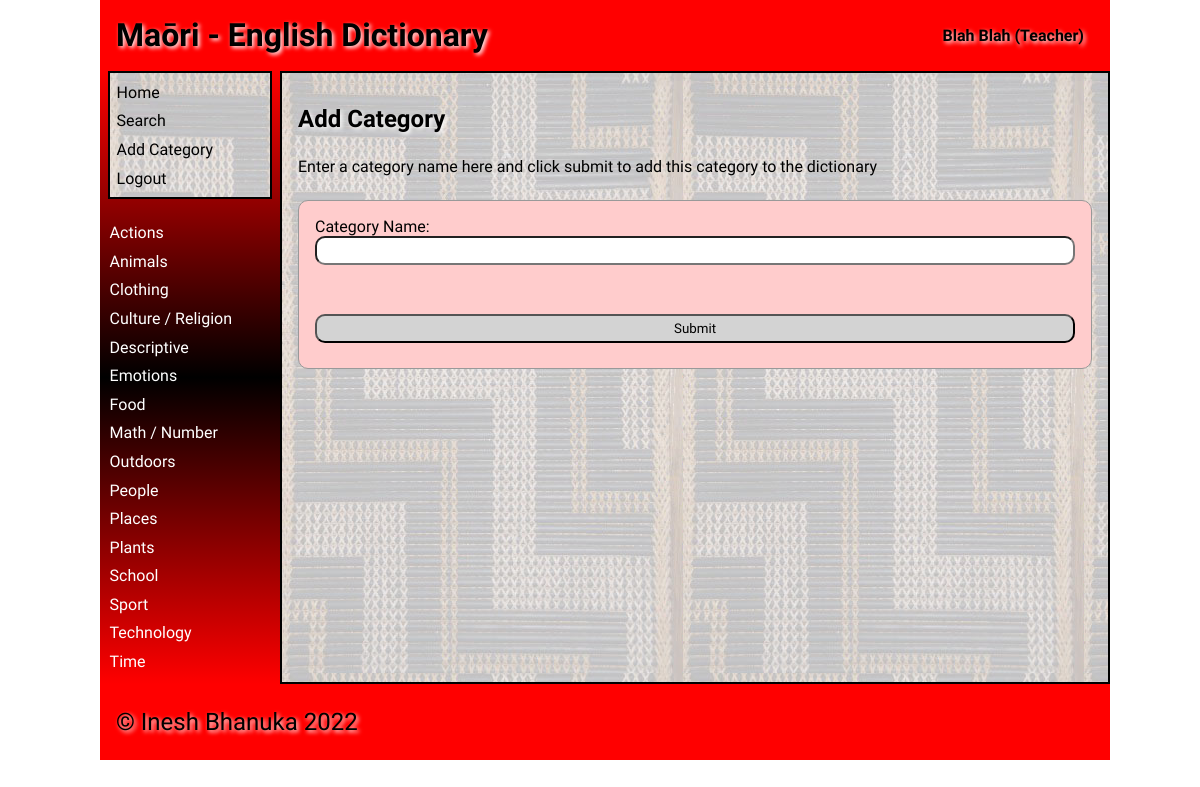
Screenshot of /add_category (signed in) with the database file from the repository.
### tables this page shows
CREATE TABLE "category"
(
    id            integer
        primary key autoincrement,
    category_name varchar(30) not null
);

### app.py (the view)
@app.route('/add_category', methods=["POST", "GET"])
def render_add_category():
    if not is_logged_in() or not allow_edit():
        return redirect('/')
    if request.method == "POST":
        is_valid, return_url = validate_add_category(request.form)
        if not is_valid:
            return redirect(return_url)
        return redirect('/add_category')
    error = request.args.get('error')
    return render_template('add_category.html',
                           logged_in=is_logged_in(),
                           category_list=get_categories(),
                           allow_edit=allow_edit(),
                           error=error,
                           current_user=get_user())

### data_access.py (called while the page is built)
def get_connection(db_file):
    try:
        connection = sqlite3.connect(db_file)
        connection.execute('pragma foreign_keys=ON')
        return connection
    except Error as e:
        print(e)
    return None

def execute_query(query, args=None):
    connection = get_connection(DATABASE)
    cursor = connection.cursor()
    try:
        if args is None:
            cursor.execute(query)
        else:
            cursor.execute(query, args)
        query_results = cursor.fetchall()
    except sqlite3.Error as e:
        return e
    finally:
        if connection is not None:
            connection.close()
    return query_results

def get_allow_edit(email):
    query = """SELECT allow_edit
               FROM user_type
               WHERE id = (SELECT user_type_id FROM user_details WHERE email = ?)"""
    query_results = execute_query(query, [email])
    if issubclass(type(query_results), Error) or len(query_results) == 0:
        return None
    return query_results[0][0]

def get_category_list():
    category_list = execute_query("SELECT * FROM category ORDER BY category_name")
    if issubclass(type(category_list), Error):
        return []
    return category_list

### services.py (called while the page is built)
def is_logged_in():
    if session.get('email') is None:
        return False
    else:
        return True

def allow_edit():
    if not is_logged_in():
        return False
    email = session.get('email')
    allow = get_allow_edit(email)
    if allow is None:
        return False
    return allow

def get_categories():
    return get_category_list()

def get_user():
    first_name = session.get('first_name')
    if first_name is None:
        user_details = ""
    else:
        last_name = session.get('last_name')
        user_type = session.get('user_type').title()
        user_details = f"{first_name} {last_name} ({user_type})"
    return user_details

### templates/add_category.html (shortened to what this page needs)
{%  extends 'base.html' %}
{% block main %}
    <h2>Add Category</h2>
    <p>Enter a category name here and click submit to add this category to the dictionary</p>
        <form class="dataForm" method="post">
            <div class="form-label">Category Name:</div>
            <div class="form-element"><input type="text" name = "category_name" required></div>
            <div class="form-group"></div>
                <div class="error">
                </div>
                <div id = "category-submit" class="form-element"><input style="background-color: lightgray;" type="submit" name = "submit" id = "submit" maxlength="30"></div>
            <div class="form-group"></div>
        </form>
{% endblock %}

### templates/base.html (shortened to what this page needs)
<!doctype html>
<html lang="en">
<head>
	<link href="{{ url_for('static', filename='css/style.css') }}" rel="stylesheet">
</head>
<body>
	<div id="container">
		<header>
			<span class="heading">Maōri - English Dictionary</span>
            <span class="right">{{ current_user }}</span>
		</header>
		<nav style="padding-top: 0">
			<ul>
                <div class="main-links">
                    <li><a href="/" style="color: black;">Home</a></li>
                    <li><a href="/search/~" style="color: black;">Search</a></li>
                    {% if logged_in %}
                        {% if allow_edit %}
                            <li><a href="/add_category" style="color: black;">Add Category</a></li>
                        {% endif %}
                        <li><a href="/logout" style="color: black;">Logout</a></li>
                    {% else %}
                        <li><a href="/login" style="color: black;">login</a></li>
                    {% endif %}
                </div>
                <br>
                {% for category in category_list %}
                    <li><a href="/category/{{ category[0] }}">{{ category[1] }}</a></li>
                {% endfor %}
			</ul>
		</nav>
		<main style="border: solid black 2px">
            {% block main %}{% endblock %}
        </main>
		<footer>
			<p>
				&copy; Inesh Bhanuka 2022
			</p>
		</footer>
	</div>
</body>
</html>

### static/css/style.css (style rules this page uses)
* { font-family: Comfortaa, sans-serif; margin: 0; padding: 0; box-sizing: border-box; }
.form-group { padding-top: 3rem; }
.main-links { background-image: url('../images/poutama.jpg'); padding: 5px; color: black !important; border: solid black 2px; }
.form-label { width: 30%; }
#category-submit { padding-top: 10px; }
.form-element { width: 70%; float: left; }
#container { display: grid; grid-template-columns: 75px auto; grid-template-areas: 'nav header' 'main main' 'footer footer'; }
header { grid-area: header; background-color: #f00; padding: 1rem; }
nav { grid-area: nav; }
main { grid-area: main; padding: 1rem; background-color: #edd; }
h1, h2, h3, h4 { padding: 1rem 0; font-family: 'Suez One', serif; color: #000; text-shadow: 2px 2px 4px #fff; }
p { padding: 0.5rem 0; }
a { color: #222; }
.dataForm { margin: 1rem 0; border: 1px solid #999; padding: 1rem; background-color: #fcc; border-radius: 10px; }
.dataForm input, textarea { width: 760px; border-radius: 10px; padding: 0.3rem; margin-bottom: 10px; }
#category-submit, #signup-submit, #login-submit, #word-submit, #signup-reset, #search-submit { width: 760px; }
.error { color: #f00; height: 20px; }
footer { grid-area: footer; padding: 1rem; background-color: #f00; }
footer p { color: #000; text-shadow: 2px 2px 4px #fff; font-size: 1.5rem; }
.right { float: right; padding: 10px; font-weight: bold; font-family: 'Suez One', serif; text-shadow: 2px 2px 4px #fff; }
.heading { font-size: 2em; margin-block-start: 0.67em; margin-block-end: 0.67em; margin-inline-start: 0; margin-inline-end: 0; font-weight: bold; padding: 1rem 0; font-family: 'Suez One', serif; color: #000; text-shadow: 2px 2px 4px #fff; }
@media only screen and (min-width: 768px) { #container { grid-template-columns: 180px auto; grid-template-areas: 'header header' 'nav main' 'footer footer'; } }
@media only screen and (min-width: 768px) { nav { background: linear-gradient(180deg, rgba(255,0,0,1) 0%, rgba(0, 0, 0, 1) 50%, rgba(255,0,0,1) 100%); padding: 0.5rem; } }
@media only screen and (min-width: 768px) { nav ul { list-style: none; } }
@media only screen and (min-width: 768px) { nav li { padding: 0.3rem 0 0.3rem 0.1rem; } }
@media only screen and (min-width: 768px) { nav a { color: #fff; text-decoration: none; } }
@media only screen and (min-width: 768px) { main { background-image: url('../images/poutama.jpg'); } }
@media only screen and (min-width: 1000px) { #container { width: 1000px; margin: auto; } }

### rows the page displays
category: category_name "Actions"
category: category_name "Animals"
category: category_name "Clothing"
category: category_name "Culture / Religion"
category: category_name "Descriptive"
category: category_name "Emotions"
category: category_name "Food"
category: category_name "Math / Number"
category: category_name "Outdoors"
category: category_name "People"
category: category_name "Places"
category: category_name "Plants"
category: category_name "School"
category: category_name "Sport"
category: category_name "Technology"
category: category_name "Time"

### other values shown
{{ current_user }} "Blah Blah (Teacher)"
